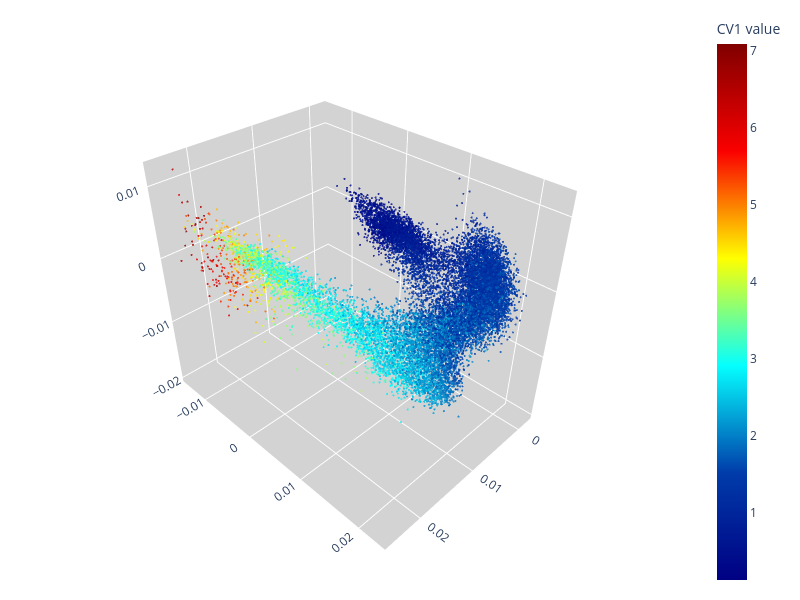

Notebook source saved alongside this figure:
### Code cell
import plotly.graph_objects as go

fig = go.Figure(data=[
    go.Scatter3d(
        x=evecs[:, 0].detach(), 
        y=evecs[:, 1].detach(), 
        z=evecs[:, 2].detach(), 
        mode='markers',
        marker=dict(
            size=1.2,
            color=CV_dmap[:,0].detach(),  # Set color for points
            colorscale='Jet',  # Choose a colorscale (e.g., Viridis, Plasma, Jet, etc.)
            colorbar=dict(title='CV1 value'),  # Add a colorbar
            opacity=0.8
        )
    )
])

# fig.update_layout(title="Interactive Rotational 3D Plot")
camera = dict(
    eye=dict(x=1.5, y=1.5, z=1.5)  # Adjust x, y, z for the desired angle
)

# Update Layout
fig.update_layout(
    # title=dict(
    #     text="CV1 value in manifold via diffusion map",  # Title text
    #     font=dict(size=20),  # Title font size
    #     x=0.5,  # Center align the title
    #     y=0.9
    # ),
    scene_camera=camera,
    scene=dict(
        xaxis_title=r"",  # Custom X-axis label
        yaxis_title=r"",  # Custom Y-axis label
        zaxis_title=r"",  # Custom Z-axis label
        xaxis=dict(backgroundcolor='lightgrey', gridcolor='white'),  # Custom X-axis background
        yaxis=dict(backgroundcolor='lightgrey', gridcolor='white'),  # Custom Y-axis background
        zaxis=dict(backgroundcolor='lightgrey', gridcolor='white')   # Custom Z-axis background
    ),
    width=800,  # Set figure width
    height=600,  # Set figure height
    margin=dict(l=10, r=10, b=10, t=10),  # Set margins
    paper_bgcolor='white',  # Background color outside the plot
    plot_bgcolor='grey'  # Background color inside the plot
)

fig.write_image("data/manifold.pdf")
fig.show()

# plt.scatter(Mu2n3[indx,0],Mu2n3[indx,1],s = 1,c = CV_dmap[indx].detach())
# plt.colorbar()
# plt.show()
 
# plt.scatter(Mu2n3[indx,0],Mu2n3[indx,1],s = 1,c = wells)
# plt.colorbar()
# plt.show()

### Figure 1 — Plotly figure (JSON) as saved in the notebook; plotly's stock layout.template omitted (floating-point values rounded to 4 significant figures; data arrays with more than 128 entries replaced by an {"elided": "..."} marker saying what was removed)
{"data": [{"marker": {"color": {"elided": "16878 float values"}, "colorbar": {"title": {"text": "CV1 value"}}, "colorscale": [[0, "rgb(0,0,131)"], [0.2, "rgb(0,60,170)"], [0.4, "rgb(5,255,255)"], [0.6, "rgb(255,255,0)"], [0.8, "rgb(250,0,0)"], [1, "rgb(128,0,0)"]], "opacity": 0.8, "size": 1.2}, "mode": "markers", "type": "scatter3d", "x": {"elided": "16878 float values"}, "y": {"elided": "16878 float values"}, "z": {"elided": "16878 float values"}}], "layout": {"height": 600, "margin": {"b": 10, "l": 10, "r": 10, "t": 10}, "paper_bgcolor": "white", "plot_bgcolor": "grey", "scene": {"aspectmode": "auto", "aspectratio": {"x": 0.8553, "y": 1.167, "z": 1.002}, "camera": {"center": {"x": 0, "y": 0, "z": 0}, "eye": {"x": 1.5, "y": 1.5, "z": 1.5}, "projection": {"type": "perspective"}, "up": {"x": 0, "y": 0, "z": 1}}, "xaxis": {"backgroundcolor": "lightgrey", "gridcolor": "white", "title": {"text": ""}, "type": "linear"}, "yaxis": {"backgroundcolor": "lightgrey", "gridcolor": "white", "title": {"text": ""}, "type": "linear"}, "zaxis": {"backgroundcolor": "lightgrey", "gridcolor": "white", "title": {"text": ""}, "type": "linear"}}, "width": 800}}
